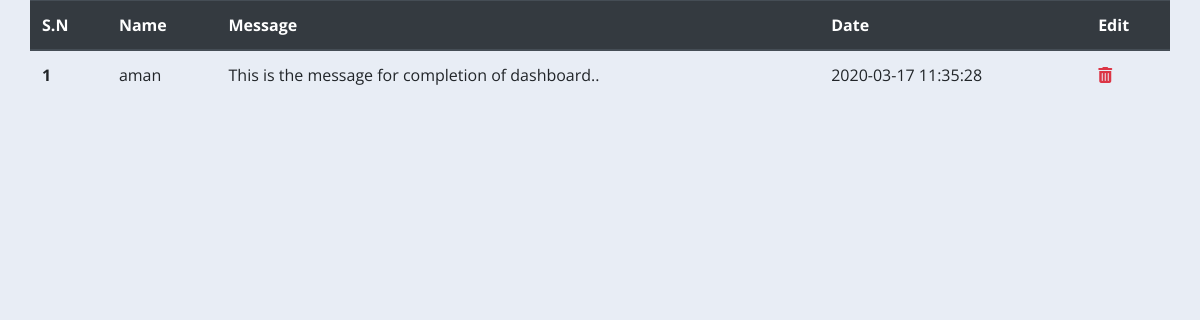
/HamroGas/php/admin/read_msg.php?id=39, run on the app's committed database.
### tables this page shows
CREATE TABLE `message` (
  `id` int(11) NOT NULL,
  `name` varchar(255) NOT NULL,
  `email` varchar(80) NOT NULL,
  `message` varchar(255) NOT NULL,
  `status` int(2) NOT NULL DEFAULT 0,
  `cr_date` datetime NOT NULL
);

### HamroGas/php/admin/read_msg.php (the view, shortened to what this page needs)
<?php include_once('connection.php'); ?>
<?php
if(isset($_GET['id']))
{
$main_id = $_GET['id'];
}
 ?>
<!doctype html>
<html lang="en">
<head>
  <link rel="stylesheet" href="https://stackpath.bootstrapcdn.com/bootstrap/4.4.1/css/bootstrap.min.css"
>
  <link rel="stylesheet" href="css/style.css">
</head>
<body>
  <div class="container" id="table">
    <div class="row">
      <table class="table">
        <thead class="thead-dark">
          <tr>
            <th scope="col">S.N</th>
            <th scope="col">Name</th>
            <th scope="col">Message</th>
            <th scope="col">Date</th>
            <th scope="col">Edit</th>
          </tr>
        </thead>
        <tbody>
          <?php
      $sn=1;
     $sql = mysqli_query($conn,"SELECT * FROM message WHERE status = 1 AND id='$main_id'");
     if(mysqli_num_rows($sql)>0)
     {
     while($main_result = mysqli_fetch_assoc($sql))
     {
     ?>
          <tr>
            <th scope="row"><?php echo $sn++; ?></th>
            <td><?php echo $main_result['name']; ?></td>
            <td><?php echo $main_result['message']; ?></td>
            <td><?php echo $main_result['cr_date']; ?></td>
            <td><a href="delete.php?id=<?php echo($main_result['id']);?>" class="text-danger"><i
                  class="fas fa-trash-alt"></i></a></td>
          </tr>
          <?php }
          }
          else
          {
            echo "no messages";
          }
           ?>
        </tbody>
      </table>
    </div>
  </div>
</body>
</html>

### HamroGas/php/admin/css/style.css (style rules this page uses)
* { margin: 0; padding: 0 ; list-style: none !important; font-family: 'Open Sans','Ubuntu', sans-serif; box-sizing: border-box !important; text-decoration: none; font-size: 16px; }
body { background: #e8edf5; width: 100%; height: 100%; color: #646468; }

### data on the page
message: name "aman", message "This is the message for completion of dashboard..", cr_date "2020-03-17 11:35:28"
